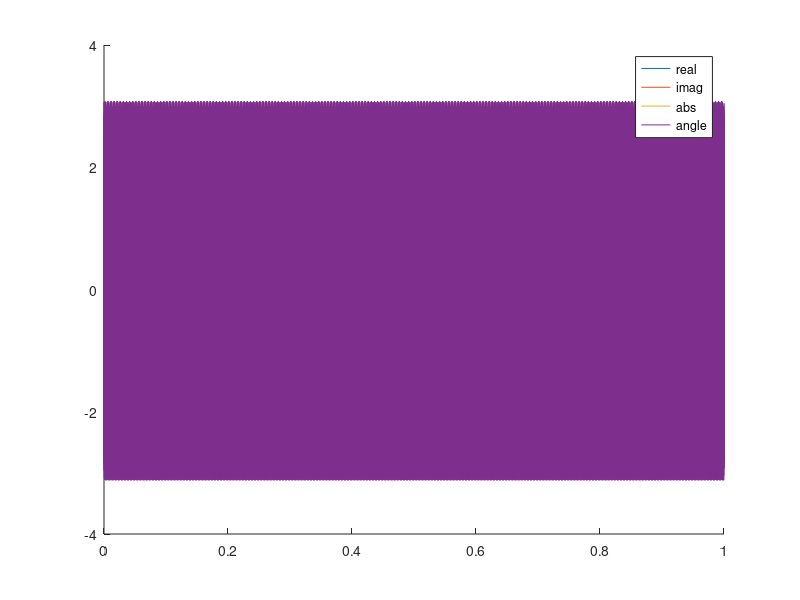
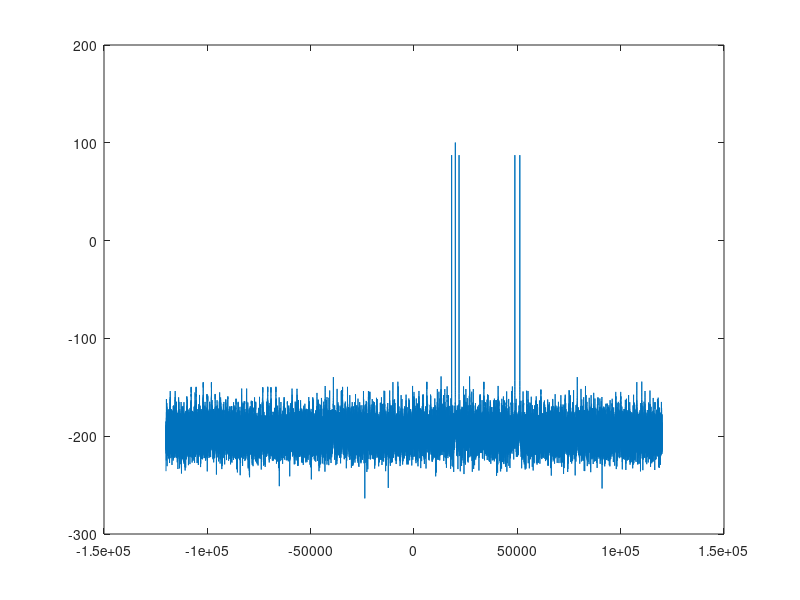

Here is the MATLAB script that generated these plots, in order:
%% generateComplexEnvelope_DSBLC_DSBSC.m
%   Generates a complex envelope for broadcasting with Ettus B200 USRP.
%   This version generates a DSB-LC waveform and a DSB-SC waveform with
%   sinusoidal modulating signals.
%   The DSB-LC and DSB-SC carrier signals are separated by 30kHz.
%
%   Cory J. Prust, Ph.D.
%   Last Modified:  7/11/2018

%%  USRP Configuration
%   The script generates the complex envelope sampled at 240kHz
%   So, the B200 must be configured for MasterClockRate/Interpolation = 240000.
%    e.g., MasterClockRate = 9600000 and Interpolation = 40 
clear all
close all

% sample rate
fs = 240e3;
T = 1; % will generate T second duration waveforms
t = 0:(1/fs):(T-1/fs);
N = length(t);

% Generate message signals
fm_DSBLC = 1800; %Hz
fm_DSBSC = 1200; %Hz
m_DSBLC = sin(2*pi*fm_DSBLC*t);
A = 2.2;
m_DSBSC = sin(2*pi*fm_DSBSC*t);

% generate complex envelope
fi_DSBLC = 20e3;
fi_DSBSC = 50e3;
z = (A + m_DSBLC).*exp(j*2*pi*fi_DSBLC*t) + m_DSBSC.*exp(j*2*pi*fi_DSBSC*t);

% normalize complex envelope
z = z/max(abs(z)) * 0.8;  % ensure magnitude < 1 to prevent saturation in USRP

% time-domain plots
figure
hold on
plot(t,real(z))
plot(t,imag(z))
plot(t,abs(z))
plot(t,angle(z))
legend('real','imag','abs','angle')

% frequency-domain plot
f = -fs/2:(fs/N):(fs/2 - fs/N);
figure
plot(f,20*log10(abs(fftshift(fft(z)))));

% %% load .wav file
% %filename1 = 'I Heard It Through The Grapevine - Excerpt.wav';  % filename for audio signal
% filename1 = 'Beatles_blackbird.ogg';
% filename2 = 'speech1.wav';  % filename for audio signal
% [x1,fs1] = audioread(filename1); % load audio signal (can be either mono or stereo)
% [x2,fs2] = audioread(filename2); % load audio signal (can be either mono or stereo)
% if fs1 ~= fs2,
%     error('wave files must have same sampling rate')
% end
% 
% % make them equal length
% x2 = [x2; x2 ; x2];
% x2(length(x1)) = 0; % pad with zeros
% 
% % generate AM signal
% x1 = resample(x1,fs,fs1);    % increase sampling rate
% b = fir1(250,10000/(fs/2));  % clean up source
% x1 = filter(b,1,x1);  % clean up source
% 
% % AM modulation (calculate the complex envelope of the AM signal)
% % see p. 235 Couch 3rd edition.
% %z1 = (x1+1);   % Add D.C. offset (DSB-LC)
% z1 = (x1(:,2) + 1);
% z1 = z1/max(abs(z1));  % rescale amplitude for -1 to 1
% 
% % generate signal for second station
% x2 = resample(x2,fs,fs2);    % increase sampling rate
% b = fir1(250,5000/(fs/2));  % clean up source
% x2 = filter(b,1,x2);  % clean up source
% 
% % SSB modulation (calculate the complex envelope of the SSB signal)
% % see p. 235 Couch 3rd edition.
% % The signal is shifted up by 30 kHz with respect to the AM signal
% z2 = hilbert(x2);
% z2 = z2.*exp(j*2*pi*(-30000)/fs*(1:length(z2)))';
% z2 = z2/max(abs(z2));  % rescale amplitude for -1 to 1
% 
% z = z1 + z2;
% z = z/max(abs(z));
% 
% % apply digital gain < 1 to prevent saturation in USRP
% z = 0.9*z; 


